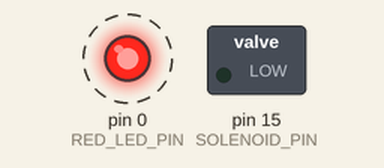
This sketch was run on a simulated Arduino Uno, built with avr-gcc and run on an emulated ATmega328P. Shown: switched loads named in the sketch (green lamp = pin HIGH), output pins drawn as LEDs (lit = HIGH). Dashed ring = blinking.

Above: at 0.21 s.
Timing chart, 0 to 3.1 s (numbered marks = the images above):
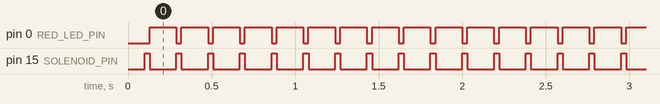

The sketch:

solenoid_tester.ino
```cpp
/*---------------------------------------------------------------------------------------------
  Ring The cows project
  Firmware
  Alain Bellet 2016 / 2025

  V9
  --------------------------------------------------------------------------------------------- */

const int RED_LED_PIN = 0;
const int SOLENOID_PIN = 15;
unsigned long milliseconds;
unsigned long loopcount = 0;
unsigned long seconds;

void triggerBell();

// ## SETUP
void setup() {
  delay(100);

  // Manage LEDS and GPIO
  // Red LED
  pinMode(RED_LED_PIN, OUTPUT);
  digitalWrite(RED_LED_PIN, HIGH);
  // solenoid PIN
  pinMode(SOLENOID_PIN, OUTPUT);
  digitalWrite(SOLENOID_PIN, LOW);

}


void triggerBell() {
  // red LED
  digitalWrite(RED_LED_PIN, LOW);
  // if (bellmute == 0) {
  //  Solenoid PIN
  digitalWrite(SOLENOID_PIN, HIGH);
  delay(30);
  digitalWrite(RED_LED_PIN, HIGH);
  digitalWrite(SOLENOID_PIN, LOW);
  delay(10);
}


// #LOOP
void loop() {
  triggerBell();
  delay(150);
}
```

Measured:
- by itself, pin 0 (RED_LED_PIN): alternates HIGH for 0.16 s and LOW for 0.03 s
- by itself, pin 15 (SOLENOID_PIN): alternates HIGH for 0.03 s and LOW for 0.16 s
